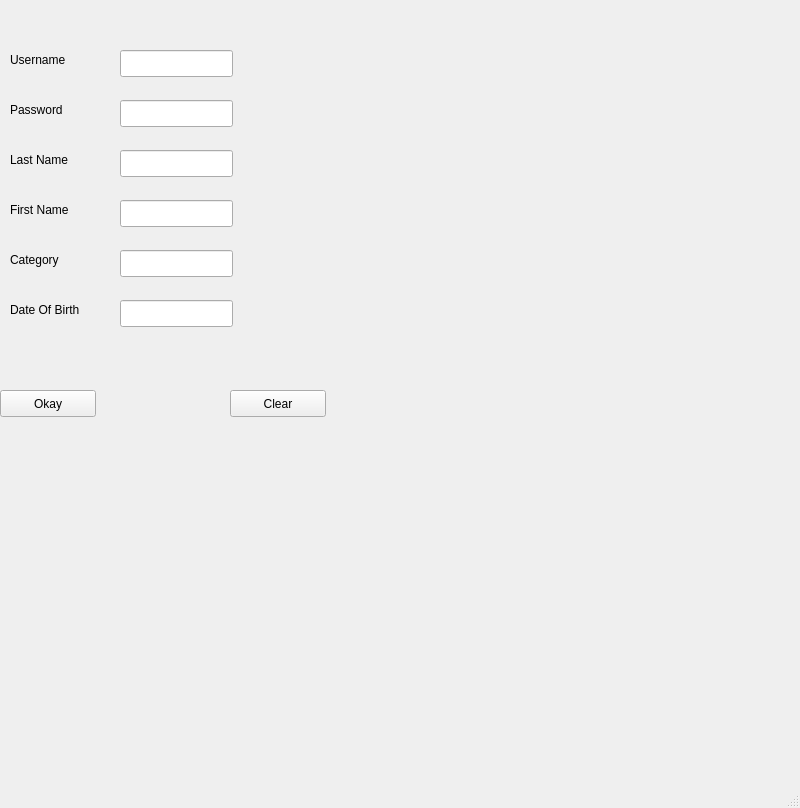
<?xml version="1.0" encoding="UTF-8"?>
<ui version="4.0">
 <class>MainWindow</class>
 <widget class="QMainWindow" name="MainWindow">
  <property name="geometry">
   <rect>
    <x>0</x>
    <y>0</y>
    <width>800</width>
    <height>808</height>
   </rect>
  </property>
  <property name="windowTitle">
   <string>MainWindow</string>
  </property>
  <widget class="QWidget" name="centralwidget">
   <widget class="QLabel" name="username">
    <property name="geometry">
     <rect>
      <x>10</x>
      <y>50</y>
      <width>81</width>
      <height>19</height>
     </rect>
    </property>
    <property name="text">
     <string>Username</string>
    </property>
   </widget>
   <widget class="QLabel" name="first_name">
    <property name="geometry">
     <rect>
      <x>10</x>
      <y>200</y>
      <width>81</width>
      <height>19</height>
     </rect>
    </property>
    <property name="text">
     <string>First Name</string>
    </property>
   </widget>
   <widget class="QLabel" name="last_name">
    <property name="geometry">
     <rect>
      <x>10</x>
      <y>150</y>
      <width>81</width>
      <height>19</height>
     </rect>
    </property>
    <property name="text">
     <string>Last Name</string>
    </property>
   </widget>
   <widget class="QLabel" name="password">
    <property name="geometry">
     <rect>
      <x>10</x>
      <y>100</y>
      <width>71</width>
      <height>19</height>
     </rect>
    </property>
    <property name="text">
     <string>Password</string>
    </property>
   </widget>
   <widget class="QLabel" name="category">
    <property name="geometry">
     <rect>
      <x>10</x>
      <y>250</y>
      <width>70</width>
      <height>19</height>
     </rect>
    </property>
    <property name="text">
     <string>Category</string>
    </property>
   </widget>
   <widget class="QLabel" name="dob">
    <property name="geometry">
     <rect>
      <x>10</x>
      <y>300</y>
      <width>101</width>
      <height>19</height>
     </rect>
    </property>
    <property name="text">
     <string>Date Of Birth</string>
    </property>
   </widget>
   <widget class="QLineEdit" name="lEusername">
    <property name="geometry">
     <rect>
      <x>120</x>
      <y>50</y>
      <width>113</width>
      <height>27</height>
     </rect>
    </property>
   </widget>
   <widget class="QLineEdit" name="LEpassword">
    <property name="geometry">
     <rect>
      <x>120</x>
      <y>100</y>
      <width>113</width>
      <height>27</height>
     </rect>
    </property>
   </widget>
   <widget class="QLineEdit" name="LElastname">
    <property name="geometry">
     <rect>
      <x>120</x>
      <y>150</y>
      <width>113</width>
      <height>27</height>
     </rect>
    </property>
   </widget>
   <widget class="QLineEdit" name="LEfirstname">
    <property name="geometry">
     <rect>
      <x>120</x>
      <y>200</y>
      <width>113</width>
      <height>27</height>
     </rect>
    </property>
   </widget>
   <widget class="QLineEdit" name="LEcategory">
    <property name="geometry">
     <rect>
      <x>120</x>
      <y>250</y>
      <width>113</width>
      <height>27</height>
     </rect>
    </property>
   </widget>
   <widget class="QLineEdit" name="LEdob">
    <property name="geometry">
     <rect>
      <x>120</x>
      <y>300</y>
      <width>113</width>
      <height>27</height>
     </rect>
    </property>
   </widget>
   <widget class="QPushButton" name="okay">
    <property name="geometry">
     <rect>
      <x>0</x>
      <y>390</y>
      <width>96</width>
      <height>27</height>
     </rect>
    </property>
    <property name="text">
     <string>Okay</string>
    </property>
   </widget>
   <widget class="QPushButton" name="clear">
    <property name="geometry">
     <rect>
      <x>230</x>
      <y>390</y>
      <width>96</width>
      <height>27</height>
     </rect>
    </property>
    <property name="text">
     <string>Clear</string>
    </property>
   </widget>
  </widget>
  <widget class="QMenuBar" name="menubar">
   <property name="geometry">
    <rect>
     <x>0</x>
     <y>0</y>
     <width>800</width>
     <height>24</height>
    </rect>
   </property>
  </widget>
  <widget class="QStatusBar" name="statusbar"/>
 </widget>
 <resources/>
 <connections/>
</ui>
